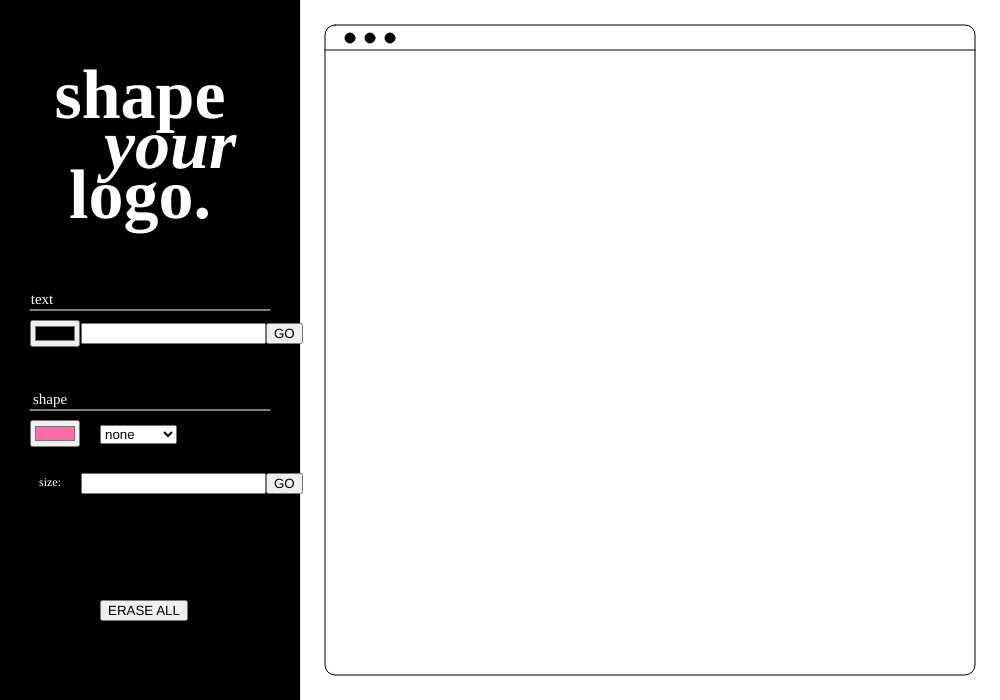
Frame 1 (no input)
Frame 60 (no input): identical to frame 1, image omitted
Frame 120 (the mouse pressed at the canvas centre since frame 60): identical to frame 1, image omitted

The p5.js sketch that drew this single still picture (run headless with seeded random() and noise() and a simulated clock; from frame 60 on, the mouse is pressed at the canvas centre):

// p5.js sketch
// ── sketch.js
var input, button, sel, textColor;
var input2, button2, button3;
var shapeSize = 100;

function setup() {
  initWindow();
}
function draw(){
  let item = sel.value();
  if(item == 'rectangle'){
    fill(setColor.color());
    if(mouseIsPressed){
      noStroke();
      rect(mouseX, mouseY, shapeSize, shapeSize);
    }
  }
  if(item == 'circle'){
    fill(setColor.color());
    if(mouseIsPressed){
      noStroke();
      ellipse(mouseX, mouseY, shapeSize, shapeSize);
    }
  }
  if(item == 'line'){
    stroke(setColor.color());
    if(mouseIsPressed){
      stroke(setColor.color());
      line(mouseX, mouseY, mouseX+(int)(shapeSize), mouseY+(int)(shapeSize));
    }
  }
  
  button3.mousePressed(greet3);
  
}


function greet() { // writh the text at the center
  var name = input.value();
  input.value('');
  fill(textColor.color());
  noStroke();
  textSize(100);
  textStyle(NORMAL);
  textFont('Georgia');
  textAlign(CENTER, CENTER);
  text(name, 650, 350);
}

function greet2(){ // assign size of the shape
  shapeSize = input2.value();
  input2.value('');
}

function greet3(){ // clear and initialize the window
  clear();
  initWindow();
}

function initWindow(){
  // drawing side
  textAlign(CENTER);  
  textAlign(CENTER, CENTER);
  createCanvas(1000, 700);
  background(0);
  rect(300, -10, 1100, 800);
  stroke(0);
  fill(255);
  square(325, 25, 650, 10);
  line(325, 50, 975, 50);
  fill(0);
  ellipse(350, 38, 10);
  ellipse(370, 38, 10);
  ellipse(390, 38, 10);

  // left side
  
  noStroke();
  fill(255);
  textSize(70);
  textStyle(BOLD);
  textFont('Georgia');
  text('shape', 140, 100);
  textStyle(BOLDITALIC);
  text('your', 170, 150);
  textStyle(BOLD);
  text('logo.', 140, 200);
  
  textSize(15);
  textStyle(NORMAL);
  text('text', 42, 300);
  stroke(255);
  line(30, 310, 270, 310);
  
      textColor = createColorPicker(color(0));
  textColor.position(30, 320);
  
  input = createInput();
  input.position(81, 323);
  input.changed(greet);
  button = createButton('GO');
  button.position(input.x + input.width, 323);
  button.mousePressed(greet);
  
  
  textSize(15);
  noStroke();
  textStyle(NORMAL);
  text('shape', 50, 400);
  stroke(255);
  line(30, 410, 270, 410);
  
  
  setColor = createColorPicker(color(255,107,166));
  setColor.position(30, 420);
  
  sel = createSelect();
  sel.position(100, 425);
  sel.option('none');
  sel.option('rectangle');
  sel.option('circle');
  sel.option('line');
  
  textSize(12);
  noStroke();
  textStyle(NORMAL);
  text('size:', 50, 483);
  
  input2 = createInput();
  input2.position(81, 473);
  input2.changed(greet2);
  button2 = createButton('GO');
  button2.position(input2.x + input2.width, 473);
  button2.mousePressed(greet2);
  
  button3 = createButton('ERASE ALL');
  button3.position(100, 600);

  
}
